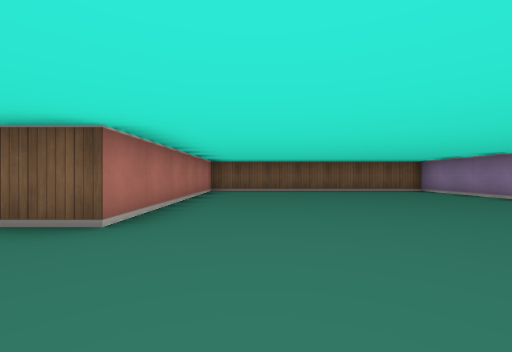
view 1 (above)

12 first-person views from a walk through a cub3D level. The camera is about half as high as the walls, looks level and sees 90° across. The floor is counted in squares. Each view is taken from the middle of a square. On the plan, view 1 faces up. The plan holds only what a view shows up to about 9 squares ahead; the rest is blank.

view 2
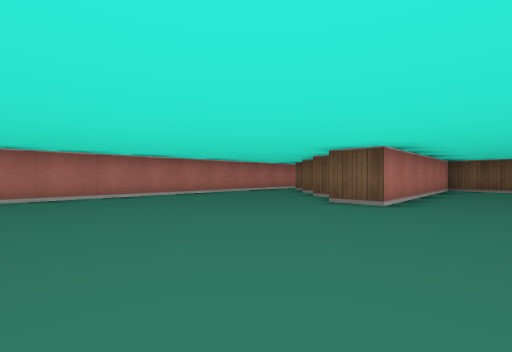

view 3
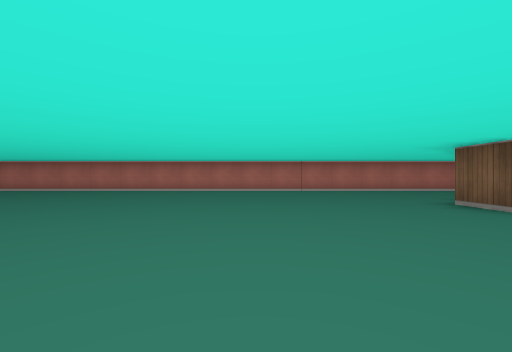

view 4
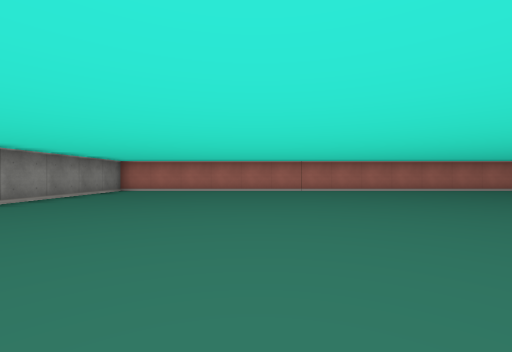

view 5
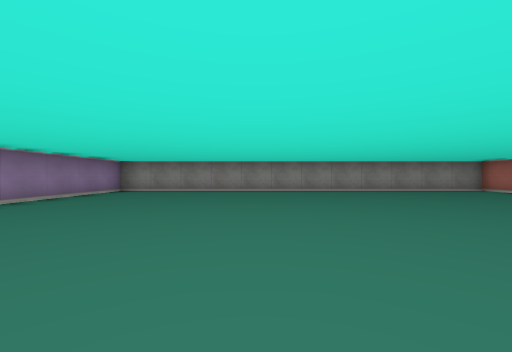

view 6
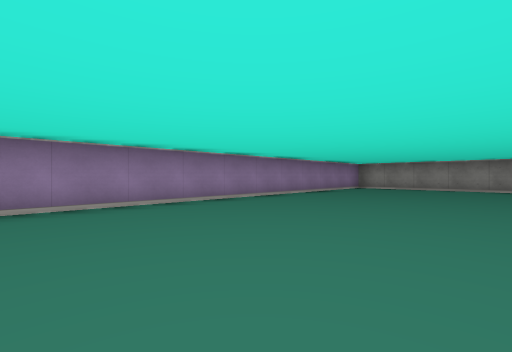

view 7
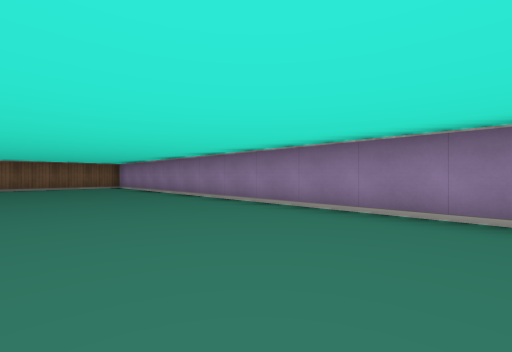

view 8
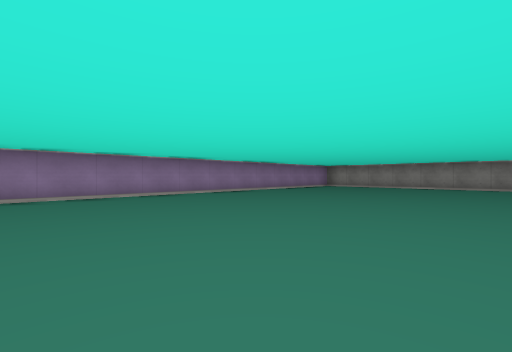

view 9
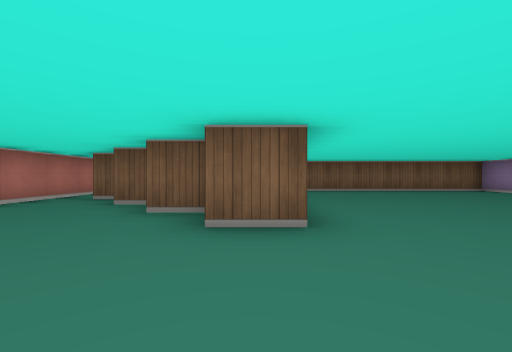

view 10
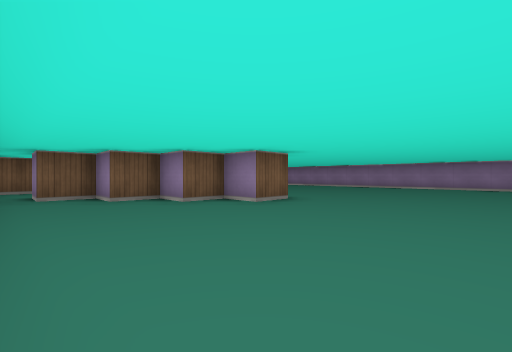

view 11
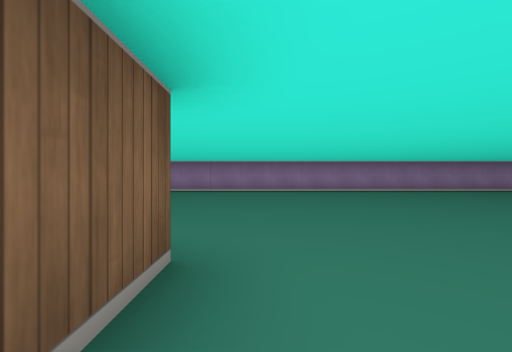

view 12
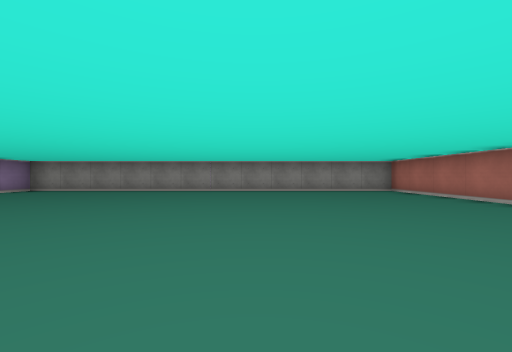

### Floor plan
Points are (right, up) in squares from view 1. A wall is a line through its corners. A room is listed if a view was taken in it or the views show most of it. See-through windows are left out.
Room 1 (views 1, 2, 3, 4, 5, 6, 7, 8, 9, 10, 11, 12)
walls: (-6.5, 7.1) (-6.5, -14.5) (5.5, -14.5) (5.5, 8.5) (-1.5, 8.5) (-1.5, 2.5) (-2.5, 2.5) (-2.5, 3.5) (-3.5, 3.5) (-3.5, 4.5) (-4.5, 4.5) (-4.5, 5.5) (-5.5, 5.5) (-5.5, 6.5)
ways out: opening at (-6, 7)

Where each view was taken, in squares from view 1:
view 1: 0 up, 0 right, facing up
view 2: 2 down, 0 right, facing up-left
view 3: 1 down, 2 right, facing left
view 4: 10 down, 2 right, facing left
view 5: 6 down, 1 right, facing down
view 6: 4 down, 1 right, facing down-right
view 7: 3 down, 2 right, facing up-right
view 8: 3 down, 1 left, facing down-right
view 9: 0 up, 2 left, facing up
view 10: 1 down, 6 left, facing up-right
view 11: 2 up, 3 left, facing right
view 12: 6 down, 2 left, facing down
